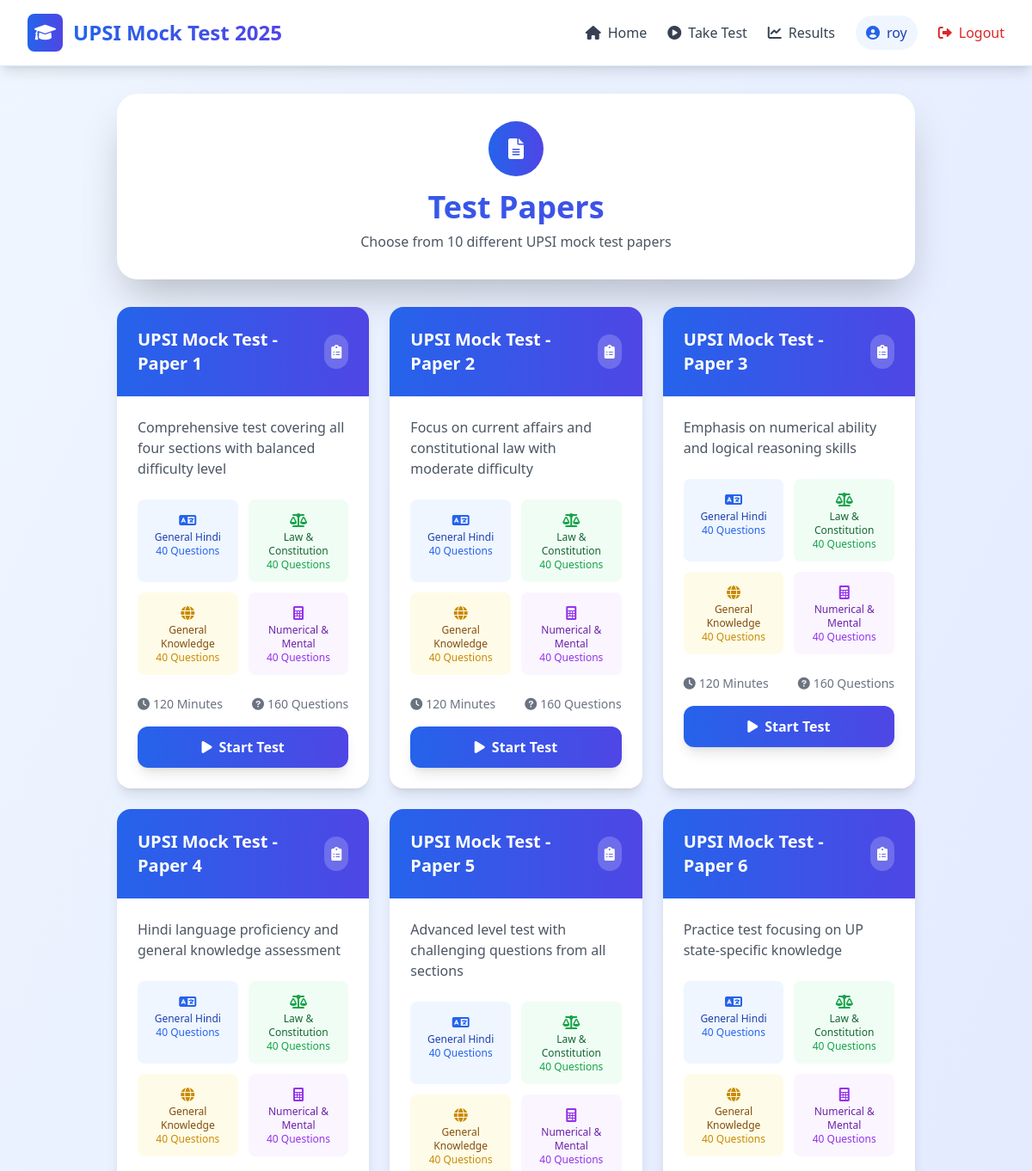
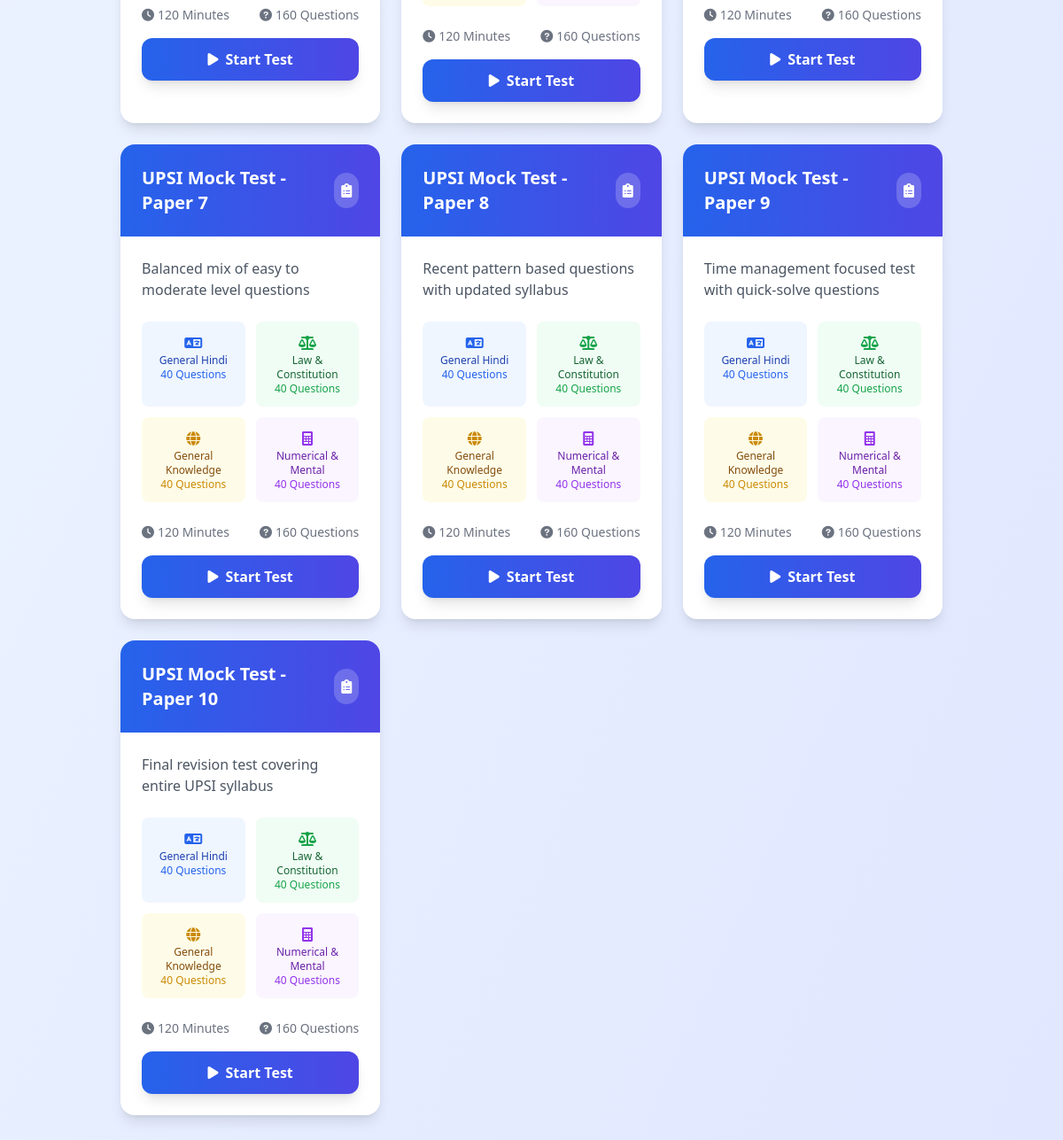
Screenshot of /papers/ (signed in) with the database file from the repository (2 pictures, top to bottom).
### mocktest/models.py (models this page shows, shortened)
class TestPaper(models.Model):
    title = models.CharField(max_length=200)
    description = models.TextField()
    created_at = models.DateTimeField(auto_now_add=True)

### mocktest/views.py (the view)
# urls.py: path('papers/', views.papers_view, name='papers'),
@login_required
def papers_view(request):
    papers = TestPaper.objects.all()
    return render(request, 'papers.html', {'papers': papers})

### templates/papers.html (shortened to what this page needs)
{% extends 'base.html' %}
{% block content %}
<div class="max-w-7xl mx-auto px-4 sm:px-6 lg:px-8">
    <div class="bg-white rounded-2xl lg:rounded-3xl shadow-2xl p-6 sm:p-8 mb-6 lg:mb-8">
        <div class="text-center">
            <div class="bg-gradient-to-r from-blue-600 to-indigo-600 w-12 h-12 sm:w-16 sm:h-16 rounded-full flex items-center justify-center mx-auto mb-4">
                <i class="fas fa-file-alt text-white text-xl sm:text-2xl"></i>
            </div>
            <h1 class="text-2xl sm:text-3xl lg:text-4xl font-bold bg-gradient-to-r from-blue-600 to-indigo-600 bg-clip-text text-transparent mb-2">Test Papers</h1>
            <p class="text-gray-600 text-sm sm:text-base">Choose from 10 different UPSI mock test papers</p>
        </div>
    </div>
    <div class="grid sm:grid-cols-2 lg:grid-cols-3 gap-4 sm:gap-6">
        {% for paper in papers %}
        <div class="bg-white rounded-2xl shadow-lg hover:shadow-xl transition-all duration-300 transform hover:scale-105 overflow-hidden">
            <div class="bg-gradient-to-r from-blue-600 to-indigo-600 p-4 sm:p-6">
                <div class="flex items-center justify-between">
                    <h3 class="text-lg sm:text-xl font-bold text-white">{{ paper.title }}</h3>
                    <div class="bg-white bg-opacity-20 rounded-full p-2">
                        <i class="fas fa-clipboard-list text-white text-sm sm:text-base"></i>
                    </div>
                </div>
            </div>
            <div class="p-4 sm:p-6">
                <p class="text-gray-600 mb-4 sm:mb-6 text-sm sm:text-base">{{ paper.description }}</p>
                <div class="grid grid-cols-2 gap-3 mb-6">
                    <div class="bg-blue-50 p-3 rounded-lg text-center">
                        <i class="fas fa-language text-blue-600 mb-1"></i>
                        <p class="text-xs text-blue-800 font-medium">General Hindi</p>
                        <p class="text-xs text-blue-600">40 Questions</p>
                    </div>
                    <div class="bg-green-50 p-3 rounded-lg text-center">
                        <i class="fas fa-balance-scale text-green-600 mb-1"></i>
                        <p class="text-xs text-green-800 font-medium">Law & Constitution</p>
                        <p class="text-xs text-green-600">40 Questions</p>
                    </div>
                    <div class="bg-yellow-50 p-3 rounded-lg text-center">
                        <i class="fas fa-globe text-yellow-600 mb-1"></i>
                        <p class="text-xs text-yellow-800 font-medium">General Knowledge</p>
                        <p class="text-xs text-yellow-600">40 Questions</p>
                    </div>
                    <div class="bg-purple-50 p-3 rounded-lg text-center">
                        <i class="fas fa-calculator text-purple-600 mb-1"></i>
                        <p class="text-xs text-purple-800 font-medium">Numerical & Mental</p>
                        <p class="text-xs text-purple-600">40 Questions</p>
                    </div>
                </div>
                <div class="flex items-center justify-between text-sm text-gray-500 mb-4">
                    <span><i class="fas fa-clock mr-1"></i>120 Minutes</span>
                    <span><i class="fas fa-question-circle mr-1"></i>160 Questions</span>
                </div>
                <a href="{% url 'test_instructions' paper.id %}" class="w-full bg-gradient-to-r from-blue-600 to-indigo-600 text-white py-3 rounded-xl hover:from-blue-700 hover:to-indigo-700 transition-all duration-200 font-semibold shadow-lg hover:shadow-xl flex items-center justify-center">
                    <i class="fas fa-play mr-2"></i>
                    Start Test
                </a>
            </div>
        </div>
        {% endfor %}
    </div>
</div>
{% endblock %}

### templates/base.html (shortened to what this page needs)
<!DOCTYPE html>
<html lang="en">
<head>
    <script src="https://cdn.tailwindcss.com"></script>
    <link href="https://cdnjs.cloudflare.com/ajax/libs/font-awesome/6.0.0/css/all.min.css" rel="stylesheet">
</head>
<body class="bg-gradient-to-br from-blue-50 to-indigo-100 min-h-screen">
    <nav class="bg-white shadow-lg border-b border-blue-100 sticky top-0 z-50">
        <div class="max-w-7xl mx-auto px-4 sm:px-6 lg:px-8">
            <div class="flex justify-between items-center py-3 sm:py-4">
                <div class="flex items-center space-x-2 sm:space-x-3">
                    <div class="bg-gradient-to-r from-blue-600 to-indigo-600 p-1.5 sm:p-2 rounded-lg">
                        <i class="fas fa-graduation-cap text-white text-lg sm:text-xl"></i>
                    </div>
                    <h1 class="text-lg sm:text-xl lg:text-2xl font-bold bg-gradient-to-r from-blue-600 to-indigo-600 bg-clip-text text-transparent hidden sm:block">UPSI Mock Test 2025</h1>
                </div>
                {% if user.is_authenticated %}
                    <div class="hidden lg:flex items-center space-x-6">
                        <a href="{% url 'home' %}" class="flex items-center space-x-2 text-gray-700 hover:text-blue-600 transition-colors duration-200">
                            <i class="fas fa-home"></i>
                            <span>Home</span>
                        </a>
                        <a href="{% url 'papers' %}" class="flex items-center space-x-2 text-gray-700 hover:text-blue-600 transition-colors duration-200">
                            <i class="fas fa-play-circle"></i>
                            <span>Take Test</span>
                        </a>
                        <a href="{% url 'results' %}" class="flex items-center space-x-2 text-gray-700 hover:text-blue-600 transition-colors duration-200">
                            <i class="fas fa-chart-line"></i>
                            <span>Results</span>
                        </a>
                        <div class="flex items-center space-x-2 bg-blue-50 px-3 py-2 rounded-full">
                            <i class="fas fa-user-circle text-blue-600"></i>
                            <span class="text-blue-800 font-medium">{{ user.username }}</span>
                        </div>
                        <a href="{% url 'logout' %}" class="flex items-center space-x-2 text-red-600 hover:text-red-700 transition-colors duration-200">
                            <i class="fas fa-sign-out-alt"></i>
                            <span>Logout</span>
                        </a>
                    </div>
                {% endif %}
            </div>
        </div>
    </nav>
    <main class="container mx-auto mt-8 px-4 pb-12">
        {% block content %}
        {% endblock %}
    </main>
</body>
</html>

### rows the page displays
TestPaper: title "UPSI Mock Test - Paper 1", description "Comprehensive test covering all four sections with balanced difficulty level"
TestPaper: title "UPSI Mock Test - Paper 2", description "Focus on current affairs and constitutional law with moderate difficulty"
TestPaper: title "UPSI Mock Test - Paper 3", description "Emphasis on numerical ability and logical reasoning skills"
TestPaper: title "UPSI Mock Test - Paper 4", description "Hindi language proficiency and general knowledge assessment"
TestPaper: title "UPSI Mock Test - Paper 5", description "Advanced level test with challenging questions from all sections"
TestPaper: title "UPSI Mock Test - Paper 6", description "Practice test focusing on UP state-specific knowledge"
TestPaper: title "UPSI Mock Test - Paper 7", description "Balanced mix of easy to moderate level questions"
TestPaper: title "UPSI Mock Test - Paper 8", description "Recent pattern based questions with updated syllabus"
TestPaper: title "UPSI Mock Test - Paper 9", description "Time management focused test with quick-solve questions"
TestPaper: title "UPSI Mock Test - Paper 10", description "Final revision test covering entire UPSI syllabus"

### other values shown
{{ user.username }} "roy"
